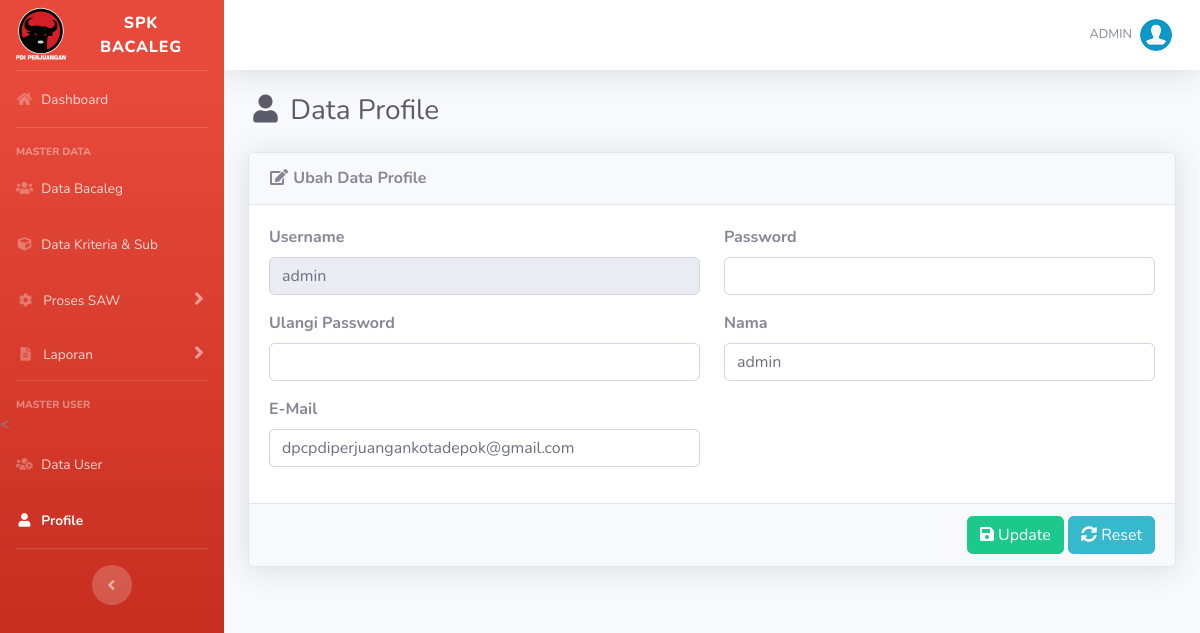
Screenshot of /list-profile.php (signed in) with the database file from the repository.
### tables this page shows
CREATE TABLE `user` (
  `id_user` int(5) NOT NULL,
  `username` varchar(16) NOT NULL,
  `password` varchar(255) NOT NULL,
  `nama` varchar(70) NOT NULL,
  `email` varchar(50) DEFAULT NULL,
  `role` char(1) NOT NULL
);

### includes/functions.php (called while the page is built, shortened)
<?php
function get_role()
{
	if (isset($_SESSION['user_id']) && isset($_SESSION['role'])) {
		if ($_SESSION['role'] == '1') {
			return 'admin';
		} else {
			return 'user';
		}
	} else {
		return false;
	}
}

### list-profile.php (the view, shortened to what this page needs)
<?php require_once('includes/init.php');
$user_role = get_role();
if ($user_role == 'admin' || $user_role == 'user') {
?>
	<?php
	$id_user = $_SESSION["user_id"];
	?>
	<?php
	require_once('template/header.php');
	?>
	<div class="d-sm-flex align-items-center justify-content-between mb-4">
		<h1 class="h3 mb-0 text-gray-800"><i class="fas fa-fw fa-user"></i> Data Profile</h1>
	</div>
	<form action="" method="post">
		<div class="card shadow mb-4">
			<div class="card-header py-3">
				<h6 class="m-0 font-weight-bold"><i class="fas fa-fw fa-edit"></i> Ubah Data Profile</h6>
			</div>
			<?php
			if (!$id_user) {
			?>
				<div class="card-body">
					<div class="alert alert-primary">Data tidak ada</div>
				</div>
				<?php
			} else {
				$data = mysqli_query($koneksi, "SELECT * FROM user WHERE id_user='$id_user'");
				$cek = mysqli_num_rows($data);
				if ($cek <= 0) {
				?>
					<div class="card-body">
						<div class="alert alert-primary">Data tidak ada</div>
					</div>
					<?php
				} else {
					while ($d = mysqli_fetch_array($data)) {
					?>
						<div class="card-body">
							<div class="row">
								<div class="form-group col-md-6">
									<label class="font-weight-bold">Username</label>
									<input autocomplete="off" type="text" readonly required value="<?php echo $d['username']; ?>" class="form-control" />
								</div>
								<div class="form-group col-md-6">
									<label class="font-weight-bold">Password</sub></label>
									<input autocomplete="off" type="password" name="password" class="form-control" />
								</div>
								<div class="form-group col-md-6">
									<label class="font-weight-bold">Ulangi Password</label>
									<input autocomplete="off" type="password" name="password2" class="form-control" />
								</div>
								<div class="form-group col-md-6">
									<label class="font-weight-bold">Nama</label>
									<input autocomplete="off" type="text" name="nama" required value="<?php echo $d['nama']; ?>" class="form-control" />
								</div>
								<div class="form-group col-md-6">
									<label class="font-weight-bold">E-Mail</label>
									<input autocomplete="off" type="email" name="email" required value="<?php echo $d['email']; ?>" class="form-control" />
								</div>
							</div>
						</div>
						<div class="card-footer text-right">
							<button name="submit" value="submit" type="submit" class="btn btn-success"><i class="fa fa-save"></i> Update</button>
							<button type="reset" class="btn btn-info"><i class="fa fa-sync-alt"></i> Reset</button>
						</div>
		</div>
<?php
					}
				}
			}
?>
	</form>
<?php
	require_once('template/footer.php');
} else {
	header('Location: login.php');
}
?>

### rows the page displays
user: username "admin", nama "admin", email "dpcpdiperjuangankotadepok@gmail.com"

### other values shown
$_SESSION['username'] "ADMIN"
